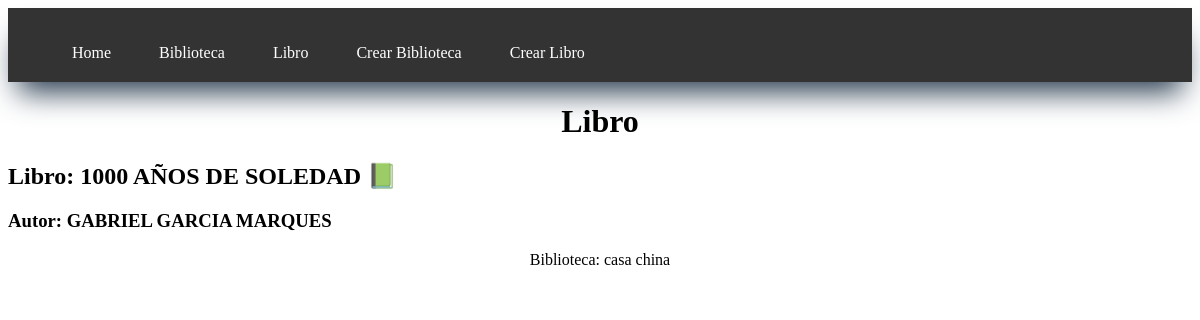
The app's page /libro, older data.
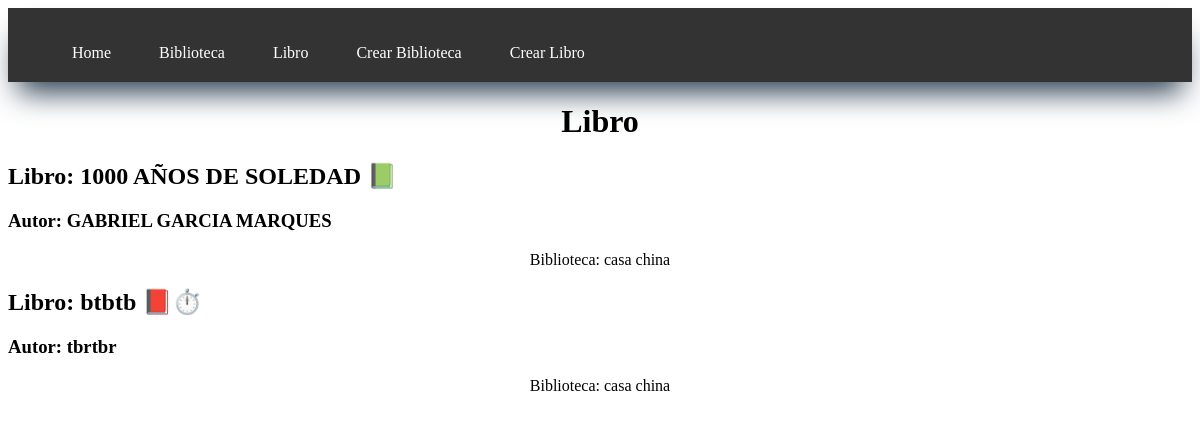
The same page, newer data.
### myapp/models.py (models this page shows, shortened)
class Libro( models.Model ):
    titulo = models.CharField(help_text='Ingrese el titulo del Libro', max_length=50)
    ISBN = models.CharField(max_length=13, help_text='Ingrese el ISBN del Libro')
    autor = models.CharField(help_text='Ingrese el nombre del autor', max_length=50)
    estado = models.CharField(help_text='Ingrese el estado del Libro', max_length=8)
    bibliotecas = models.ForeignKey(Biblioteca, on_delete=models.CASCADE)

class Biblioteca( models.Model ):
    nombre = models.CharField(help_text='Ingrese el nombre de la Biblioteca', max_length=50)
    ubicacion = models.CharField(help_text='Ingrese la ubicacion de la Biblioteca', max_length=50)
    def __str__( self ):
        return self.nombre

### myapp/views.py (the view)
# urls.py: path('libro', views.libro, name='libro'),
def libro( request ):
    titulo = 'Libro'
    libro = Libro.objects.all()
    return render( request, 'Libros/libro.html', {
        'titulo':titulo,
        'libro':libro,
    })

### myapp/templates/Libros/libro.html
{% extends 'layouts/base.html' %}
{% block content %}
<h1>{{titulo}}</h1>
{% for libro in libro %}
    <article>
        <h2>Libro: {{ libro.titulo }}
            {% if libro.estado == 'en sala' %}
                📗
            {% else %}
                📕⏱️
            {% endif %}
        </h2>
        <h3>Autor: {{ libro.autor }}</h3>
        <p>Biblioteca: {{ libro.bibliotecas }}</p>
    </article>
{% endfor %}
{% endblock %}

Row changes from the older to the newer data that the page shows:
added Libro: titulo "btbtb", autor "tbrtbr", bibliotecas "casa china"
